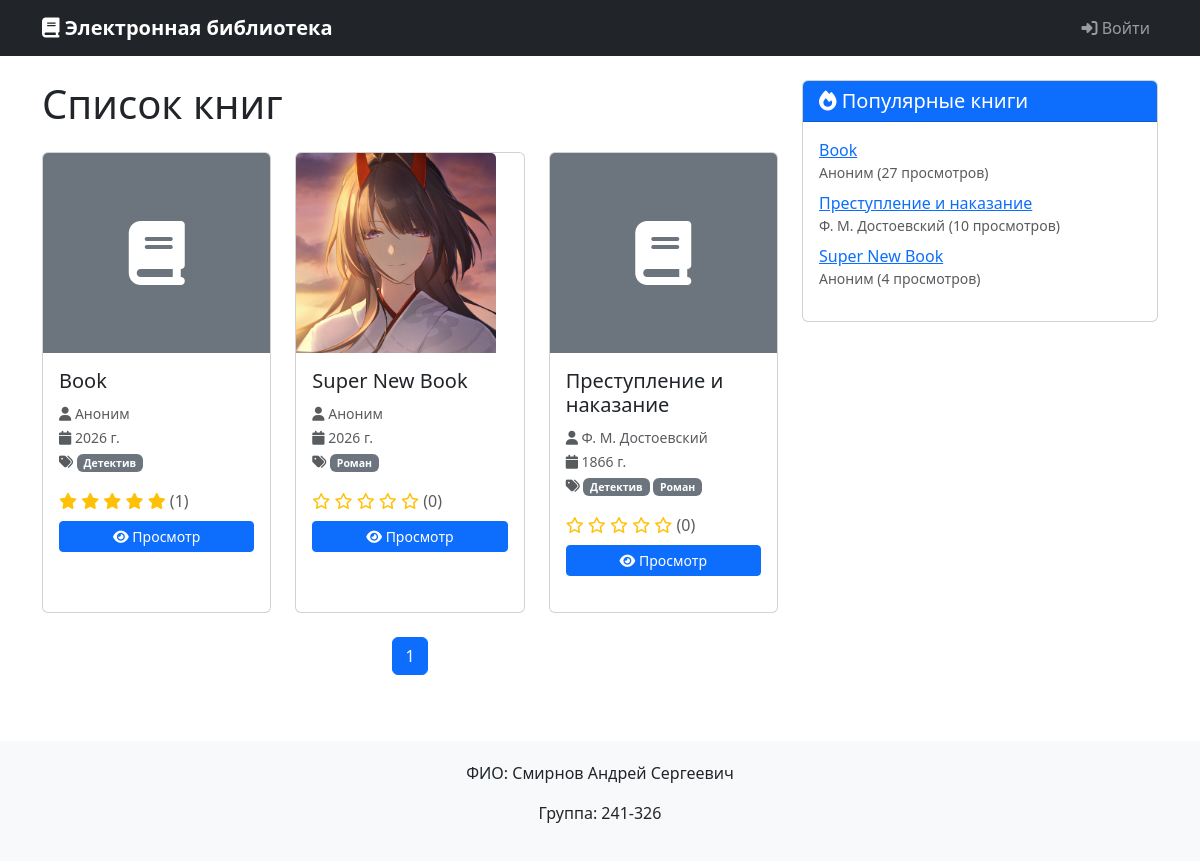
The page / on the database its author committed.
### models.py (models this page shows, shortened)
class Book(db.Model):
    __tablename__ = 'book'
    id = db.Column(db.Integer, primary_key=True)
    title = db.Column(db.String(200), nullable=False)
    description = db.Column(db.Text, nullable=False)
    year = db.Column(db.Integer, nullable=False)
    publisher = db.Column(db.String(200), nullable=False)
    author = db.Column(db.String(200), nullable=False)
    pages = db.Column(db.Integer, nullable=False)
    genres = db.relationship('Genre', secondary=book_genre, lazy='subquery',
                             backref=db.backref('books', lazy=True))
    cover = db.relationship('Cover', uselist=False, backref='book', cascade='all, delete-orphan')
    reviews = db.relationship('Review', backref='book', cascade='all, delete-orphan')

class Genre(db.Model):
    __tablename__ = 'genre'
    id = db.Column(db.Integer, primary_key=True)
    name = db.Column(db.String(100), unique=True, nullable=False)

class Cover(db.Model):
    __tablename__ = 'cover'
    id = db.Column(db.Integer, primary_key=True)
    filename = db.Column(db.String(255), nullable=False)
    mime_type = db.Column(db.String(100), nullable=False)
    md5_hash = db.Column(db.String(32), nullable=False, unique=True)
    book_id = db.Column(db.Integer, db.ForeignKey('book.id', ondelete='CASCADE'), nullable=False)

### app.py (the view)
@app.route('/')
def index():
    page = request.args.get('page', 1, type=int)
    books = Book.query.order_by(Book.year.desc()).paginate(page=page, per_page=10, error_out=False)
    three_months_ago = datetime.now() - timedelta(days=90)
    popular_books = db.session.query(
        Book, func.count(BookViewLog.id).label('views')
    ).join(BookViewLog, Book.id == BookViewLog.book_id) \
        .filter(BookViewLog.viewed_at >= three_months_ago) \
        .group_by(Book.id).order_by(func.count(BookViewLog.id).desc()).limit(5).all()
    recent_books = []
    if current_user.is_authenticated:
        recent_logs = BookViewLog.query.filter_by(user_id=current_user.id) \
            .order_by(BookViewLog.viewed_at.desc()).limit(5).all()
        recent_books = [log.book for log in recent_logs if log.book]
    else:
        recent_ids = session.get('recent_books', [])
        if recent_ids:
            recent_books = Book.query.filter(Book.id.in_(recent_ids)).all()
            recent_books.sort(key=lambda x: recent_ids.index(x.id) if x.id in recent_ids else 999)
    return render_template('index.html',
                           books=books,
                           popular_books=popular_books,
                           recent_books=recent_books,
                           get_average_rating=get_average_rating,
                           get_reviews_count=get_reviews_count)

### app.py (called while the page is built)
@app.context_processor
def utility_processor():
    def user_has_role(role_name):
        if current_user.is_authenticated and current_user.role:
            return current_user.role.name == role_name
        return False
    return dict(user_has_role=user_has_role)

def get_average_rating(book_id):
    result = db.session.query(func.avg(Review.rating)).filter_by(book_id=book_id).scalar()
    return round(result, 1) if result else 0

def get_reviews_count(book_id):
    return Review.query.filter_by(book_id=book_id).count()

### templates/index.html (shortened to what this page needs)
{% extends "base.html" %}
{% block content %}
<div class="row">
    <div class="col-md-8">
        <h1 class="mb-4">Список книг</h1>
        {% if books.items %}
            <div class="row">
                {% for book in books.items %}
                <div class="col-md-6 col-lg-4">
                    <div class="card book-card h-100">
                        {% if book.cover %}
                        <img src="{{ url_for('static', filename='../uploads/' + book.cover.filename) }}"
                             class="card-img-top book-cover" alt="{{ book.title }}" style="height: 200px; object-fit: cover;">
                        {% else %}
                        <div class="card-img-top bg-secondary text-white d-flex align-items-center justify-content-center" style="height: 200px;">
                            <i class="fas fa-book fa-4x"></i>
                        </div>
                        {% endif %}
                        <div class="card-body">
                            <h5 class="card-title">{{ book.title }}</h5>
                            <p class="card-text">
                                <small class="text-muted">
                                    <i class="fas fa-user"></i> {{ book.author }}<br>
                                    <i class="fas fa-calendar"></i> {{ book.year }} г.<br>
                                    <i class="fas fa-tags"></i>
                                    {% for genre in book.genres %}
                                        <span class="badge bg-secondary">{{ genre.name }}</span>
                                    {% endfor %}
                                </small>
                            </p>
                            <div class="mb-2">
                                <span class="rating">
                                    {% set avg_rating = get_average_rating(book.id) %}
                                    {% for i in range(5) %}
                                        {% if i < avg_rating|int %}
                                            <i class="fas fa-star"></i>
                                        {% elif i < avg_rating %}
                                            <i class="fas fa-star-half-alt"></i>
                                        {% else %}
                                            <i class="far fa-star"></i>
                                        {% endif %}
                                    {% endfor %}
                                    <span class="text-muted">({{ get_reviews_count(book.id) }})</span>
                                </span>
                            </div>
                            <div class="btn-group w-100" role="group">
                                <a href="{{ url_for('book_detail', book_id=book.id) }}" class="btn btn-sm btn-primary">
                                    <i class="fas fa-eye"></i> Просмотр
                                </a>
                            </div>
                        </div>
                    </div>
                </div>
                {% endfor %}
            </div>
            <nav aria-label="Page navigation" class="mt-4">
                <ul class="pagination justify-content-center">
                    {% for page_num in books.iter_pages() %}
                        {% if page_num %}
                            <li class="page-item {% if page_num == books.page %}active{% endif %}">
                                <a class="page-link" href="{{ url_for('index', page=page_num) }}">{{ page_num }}</a>
                            </li>
                        {% else %}
                            <li class="page-item disabled"><span class="page-link">...</span></li>
                        {% endif %}
                    {% endfor %}
                </ul>
            </nav>
        {% else %}
            <p class="text-center">Книг пока нет. Добавьте первую книгу!</p>
        {% endif %}
    </div>
    <div class="col-md-4">
        <div class="card mb-4">
            <div class="card-header bg-primary text-white">
                <h5 class="mb-0"><i class="fas fa-fire"></i> Популярные книги</h5>
            </div>
            <div class="card-body">
                {% if popular_books %}
                    <ul class="list-unstyled">
                        {% for book, views in popular_books %}
                        <li class="mb-2">
                            <a href="{{ url_for('book_detail', book_id=book.id) }}">{{ book.title }}</a>
                            <small class="text-muted d-block">{{ book.author }} ({{ views }} просмотров)</small>
                        </li>
                        {% endfor %}
                    </ul>
                {% else %}
                    <p class="text-muted">Нет данных</p>
                {% endif %}
            </div>
        </div>
    </div>
</div>
{% endblock %}

### templates/base.html (shortened to what this page needs)
<!DOCTYPE html>
<html lang="ru">
<head>
    <link href="https://cdn.jsdelivr.net/npm/bootstrap@5.3.0/dist/css/bootstrap.min.css" rel="stylesheet">
    <link rel="stylesheet" href="https://cdn.jsdelivr.net/npm/easymde@2.18.0/dist/easymde.min.css">
    <link rel="stylesheet" href="https://cdnjs.cloudflare.com/ajax/libs/font-awesome/6.4.0/css/all.min.css">
</head>
<body>
    <nav class="navbar navbar-expand-lg navbar-dark bg-dark">
        <div class="container">
            <a class="navbar-brand" href="{{ url_for('index') }}">
                <i class="fas fa-book"></i> Электронная библиотека
            </a>
            <div class="collapse navbar-collapse" id="navbarNav">
                <ul class="navbar-nav ms-auto">
                    {% if current_user.is_authenticated %}
                    <li class="nav-item">
                        <span class="nav-link">
                            <i class="fas fa-user"></i> {{ current_user.full_name }}
                        </span>
                    </li>
                    <li class="nav-item">
                        <a class="nav-link" href="{{ url_for('logout') }}">
                            <i class="fas fa-sign-out-alt"></i> Выйти
                        </a>
                    </li>
                    {% else %}
                    <li class="nav-item">
                        <a class="nav-link" href="{{ url_for('login') }}">
                            <i class="fas fa-sign-in-alt"></i> Войти
                        </a>
                    </li>
                    {% endif %}
                </ul>
            </div>
        </div>
    </nav>
    <div class="container mt-4">
        {% block content %}{% endblock %}
    </div>
    <footer>
        <div class="container">
            <p>ФИО: Смирнов Андрей Сергеевич</p>
            <p>Группа: 241-326</p>
        </div>
    </footer>
</body>
</html>

### templates/base.html (style rules this page uses)
.book-cover { max-width: 200px; max-height: 300px; object-fit: cover; }
.book-card { transition: transform 0.2s; margin-bottom: 20px; }
.rating { color: #ffc107; }
.navbar-brand { font-weight: bold; }
footer { margin-top: 50px; padding: 20px 0; background-color: #f8f9fa; text-align: center; }

### rows shown on the page
Book: title "Book", author "Аноним", year "2026", id "1", views "27"
Genre: name "Детектив"
Book: filename (picture), title "Super New Book", author "Аноним", year "2026", get_reviews_count "0", views "4"
Genre: name "Роман"
Book: title "Преступление и наказание", author "Ф. М. Достоевский", year "1866", get_reviews_count "0", views "10"

### other values the page prints
{{ page_num }} "1"
